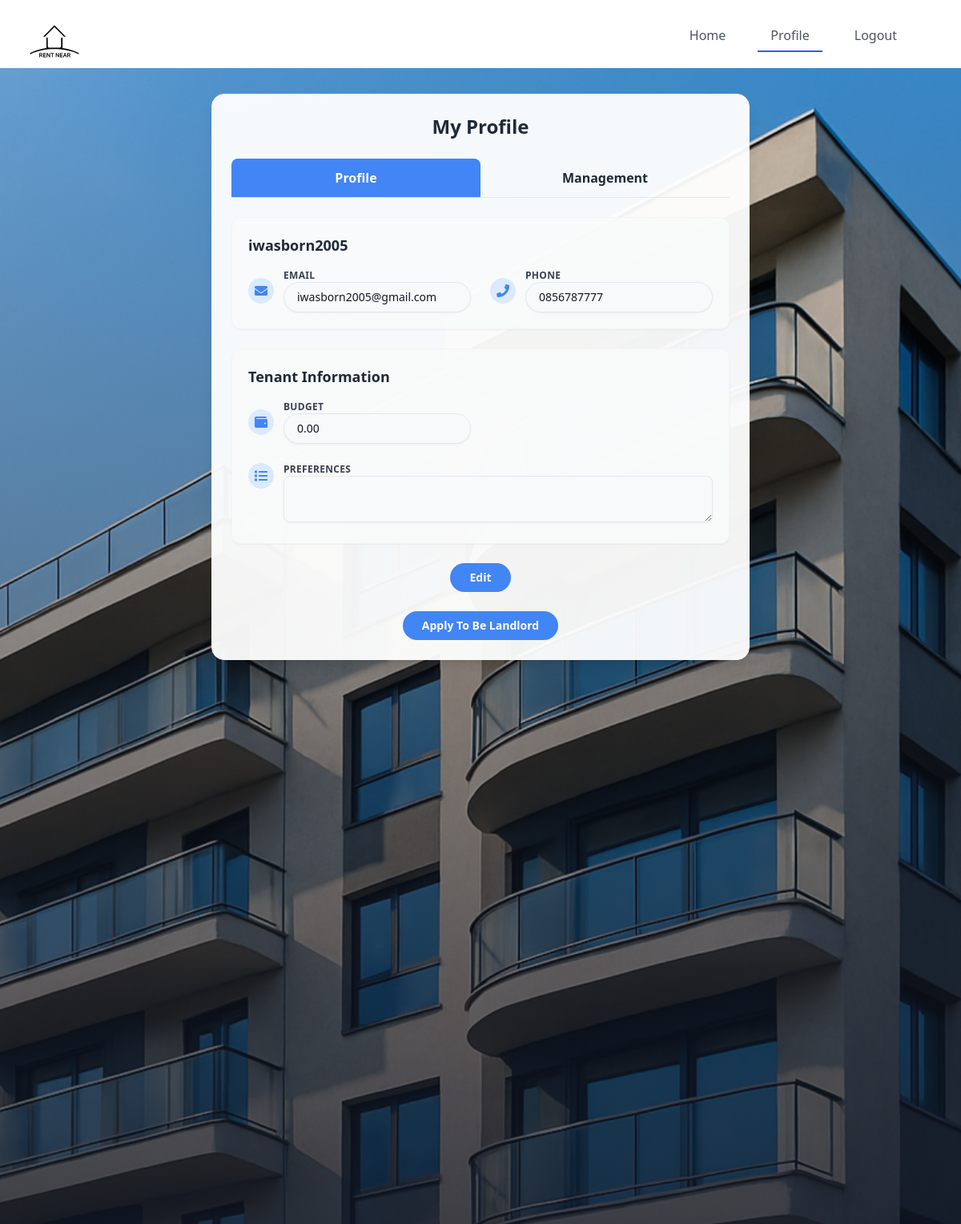
The app's page /profile/ (signed in) with its own data.
### myapp/models.py (models this page shows)
class CustomUser(AbstractUser):
    phone = models.CharField(max_length=15, blank=True, null=True)
    ROLE_CHOICES = (
        ('tenant', 'Tenant'),
        ('landlord', 'Landlord'),
    )
    role = models.CharField(max_length=20, choices=ROLE_CHOICES, default='tenant')
    groups = models.ManyToManyField(
        'auth.Group',
        related_name='customuser_set',
        blank=True
    )
    user_permissions = models.ManyToManyField(
        'auth.Permission',
        related_name='customuser_permissions',
        blank=True
    )

class Tenant(models.Model):
    user = models.OneToOneField(User, on_delete=models.CASCADE)
    budget = models.DecimalField(max_digits=10, decimal_places=2, default=0)
    preferences = models.TextField(blank=True, null=True)

### myapp/views.py (the view)
# urls.py: path('profile/', views.profile_view, name='profile'),
@login_required
def profile_view(request):
    user = request.user
    context = {'user': user, 'bookings': [], 'rooms': []}
    try:
        if user.role == 'tenant':
            tenant, created = Tenant.objects.get_or_create(user=user, defaults={'budget': 0})
            context['bookings'] = Booking.objects.filter(tenant=tenant).select_related('room').prefetch_related('room__landlord')
            context['tenant_form'] = TenantProfileForm(instance=tenant, user=user)
        elif user.role == 'landlord':
            landlord_profile = user.landlord_profile
            context['bookings'] = Booking.objects.filter(room__landlord=landlord_profile).select_related('room').prefetch_related('tenant__user')
            context['rooms'] = Room.objects.filter(landlord=landlord_profile)
    except (Tenant.DoesNotExist, Landlord.DoesNotExist):
        messages.error(request, "Profile not found. Please complete your profile setup.")
    return render(request, 'profile.html', context)

### myapp/forms.py (shortened to what this page needs)
class TenantProfileForm(forms.ModelForm):
    phone = forms.CharField(max_length=15, required=False, label="Phone Number")
    class Meta:
        model = Tenant
        fields = ['budget', 'preferences']
        widgets = {
            'budget': forms.NumberInput(attrs={'class': 'w-full px-4 py-2 border rounded-lg focus:ring-2 focus:ring-indigo-500'}),
            'preferences': forms.Textarea(attrs={'class': 'w-full px-4 py-2 border rounded-lg focus:ring-2 focus:ring-indigo-500', 'rows': 4}),
        }
    def __init__(self, *args, **kwargs):
        self.user = kwargs.pop('user', None)
        super().__init__(*args, **kwargs)
        if self.user:
            self.fields['phone'].initial = self.user.phone

### myapp/templates/profile.html (shortened to what this page needs)
{% extends 'base.html' %}
{% load static %}
{% block content %}
<section class="relative w-full min-h-screen bg-cover bg-center"
    style="background-image: url('{% static 'image/dorm.png' %}');">
    <div class="relative z-10 flex flex-col justify-center items-center px-4 md:px-6 py-8">
        <div class="w-full max-w-2xl bg-white/95 rounded-2xl shadow-lg border border-gray-100 p-5 sm:p-6"
            data-aos="fade-up" data-aos-duration="800">
            <h2 class="text-xl md:text-2xl font-bold text-center text-gray-800 mb-6"
                style="font-family: ui-sans-serif, system-ui, sans-serif, 'Apple Color Emoji', 'Segoe UI Emoji', 'Segoe UI Symbol', 'Noto Color Emoji';">
                My Profile
            </h2>
            <div class="flex border-b border-gray-200 mb-6">
                <div class="flex-1 text-center py-3 font-semibold text-gray-800 cursor-pointer tab active bg-[#4285f4] text-white rounded-t-lg"
                    onclick="showTab('profile')"
                    style="font-family: ui-sans-serif, system-ui, sans-serif, 'Apple Color Emoji', 'Segoe UI Emoji', 'Segoe UI Symbol', 'Noto Color Emoji';">
                    Profile
                </div>
                <div class="flex-1 text-center py-3 font-semibold text-gray-800 cursor-pointer tab hover:bg-gray-100"
                    onclick="showTab('management')"
                    style="font-family: ui-sans-serif, system-ui, sans-serif, 'Apple Color Emoji', 'Segoe UI Emoji', 'Segoe UI Symbol', 'Noto Color Emoji';">
                    Management
                </div>
            </div>
            <div class="section" id="profile">
                <form id="profile-form" method="post"
                    action="{% if user.role == 'tenant' %}{% url 'profile_edit' %}{% else %}{% url 'landlord_profile_edit' %}{% endif %}">
                    <div class="mb-6 bg-gray-50/80 rounded-xl p-5 shadow-sm border border-gray-100" data-aos="fade-up"
                        data-aos-delay="200">
                        <h3 class="text-lg font-semibold text-gray-800 mb-4"
                            style="font-family: ui-sans-serif, system-ui, sans-serif, 'Apple Color Emoji', 'Segoe UI Emoji', 'Segoe UI Symbol', 'Noto Color Emoji';">
                            {{ user.username }}
                        </h3>
                        <div class="grid grid-cols-1 sm:grid-cols-2 gap-x-6 gap-y-6">
                            <div class="flex items-center space-x-3">
                                <div
                                    class="flex-shrink-0 w-8 h-8 flex items-center justify-center bg-blue-100 rounded-full">
                                    <i class="fas fa-envelope text-[#4285f4] text-base" aria-hidden="true"></i>
                                </div>
                                <div class="flex-1">
                                    <p class="text-xs font-semibold text-gray-700 uppercase tracking-wide"
                                        style="font-family: ui-sans-serif, system-ui, sans-serif, 'Apple Color Emoji', 'Segoe UI Emoji', 'Segoe UI Symbol', 'Noto Color Emoji';">
                                        Email
                                    </p>
                                    <input type="email" name="email" value="{{ user.email|default_if_none:'' }}"
                                        readonly
                                        class="w-full px-4 py-2 rounded-full border border-gray-200 bg-[#f8f9fa] text-gray-900 focus:outline-none focus:ring-2 focus:ring-[#4285f4] transition shadow-sm text-sm"
                                        style="font-family: ui-sans-serif, system-ui, sans-serif, 'Apple Color Emoji', 'Segoe UI Emoji', 'Segoe UI Symbol', 'Noto Color Emoji';"
                                        id="email-field">
                                </div>
                            </div>
                            <div class="flex items-center space-x-3">
                                <div
                                    class="flex-shrink-0 w-8 h-8 flex items-center justify-center bg-blue-100 rounded-full">
                                    <i class="fas fa-phone text-[#4285f4] text-base" aria-hidden="true"></i>
                                </div>
                                <div class="flex-1">
                                    <p class="text-xs font-semibold text-gray-700 uppercase tracking-wide"
                                        style="font-family: ui-sans-serif, system-ui, sans-serif, 'Apple Color Emoji', 'Segoe UI Emoji', 'Segoe UI Symbol', 'Noto Color Emoji';">
                                        Phone
                                    </p>
                                    <input type="text" name="phone" value="{{ user.phone|default_if_none:'' }}" readonly
                                        class="w-full px-4 py-2 rounded-full border border-gray-200 bg-[#f8f9fa] text-gray-900 focus:outline-none focus:ring-2 focus:ring-[#4285f4] transition shadow-sm text-sm"
                                        style="font-family: ui-sans-serif, system-ui, sans-serif, 'Apple Color Emoji', 'Segoe UI Emoji', 'Segoe UI Symbol', 'Noto Color Emoji';"
                                        id="phone-field">
                                </div>
                            </div>
                        </div>
                    </div>
                    {% if user.role == 'tenant' and user.tenant %}
                    <div class="mb-6 bg-gray-50/80 rounded-xl p-5 shadow-sm border border-gray-100" data-aos="fade-up"
                        data-aos-delay="300">
                        <h3 class="text-lg font-semibold text-gray-800 mb-4"
                            style="font-family: ui-sans-serif, system-ui, sans-serif, 'Apple Color Emoji', 'Segoe UI Emoji', 'Segoe UI Symbol', 'Noto Color Emoji';">
                            Tenant Information
                        </h3>
                        <div class="grid grid-cols-1 sm:grid-cols-2 gap-x-6 gap-y-6">
                            <div class="flex items-center space-x-3">
                                <div
                                    class="flex-shrink-0 w-8 h-8 flex items-center justify-center bg-blue-100 rounded-full">
                                    <i class="fas fa-wallet text-[#4285f4] text-base" aria-hidden="true"></i>
                                </div>
                                <div class="flex-1">
                                    <p class="text-xs font-semibold text-gray-700 uppercase tracking-wide"
                                        style="font-family: ui-sans-serif, system-ui, sans-serif, 'Apple Color Emoji', 'Segoe UI Emoji', 'Segoe UI Symbol', 'Noto Color Emoji';">
                                        Budget
                                    </p>
                                    <input type="number" name="budget"
                                        value="{{ user.tenant.budget|default_if_none:'' }}" readonly
                                        class="w-full px-4 py-2 rounded-full border border-gray-200 bg-[#f8f9fa] text-gray-900 focus:outline-none focus:ring-2 focus:ring-[#4285f4] transition shadow-sm text-sm"
                                        style="font-family: ui-sans-serif, system-ui, sans-serif, 'Apple Color Emoji', 'Segoe UI Emoji', 'Segoe UI Symbol', 'Noto Color Emoji';"
                                        id="budget-field">
                                </div>
                            </div>
                            <div class="flex items-start space-x-3 sm:col-span-2">
                                <div
                                    class="flex-shrink-0 w-8 h-8 flex items-center justify-center bg-blue-100 rounded-full">
                                    <i class="fas fa-list text-[#4285f4] text-base" aria-hidden="true"></i>
                                </div>
                                <div class="flex-1">
                                    <p class="text-xs font-semibold text-gray-700 uppercase tracking-wide"
                                        style="font-family: ui-sans-serif, system-ui, sans-serif, 'Apple Color Emoji', 'Segoe UI Emoji', 'Segoe UI Symbol', 'Noto Color Emoji';">
                                        Preferences
                                    </p>
                                    <textarea name="preferences" readonly
                                        class="w-full px-4 py-2 rounded-lg border border-gray-200 bg-[#f8f9fa] text-gray-900 focus:outline-none focus:ring-2 focus:ring-[#4285f4] transition shadow-sm text-sm"
                                        style="font-family: ui-sans-serif, system-ui, sans-serif, 'Apple Color Emoji', 'Segoe UI Emoji', 'Segoe UI Symbol', 'Noto Color Emoji';"
                                        id="preferences-field">{{ user.tenant.preferences|default_if_none:'' }}</textarea>
                                </div>
                            </div>
                        </div>
                    </div>
                    {% endif %}
                    <div class="text-center mt-6 flex flex-col sm:flex-row justify-center gap-4">
                        <button type="button" id="edit-button"
                            class="inline-block px-6 py-2 bg-[#4285f4] hover:bg-blue-600 text-white rounded-3xl font-semibold text-sm transition duration-300"
                            style="font-family: ui-sans-serif, system-ui, sans-serif, 'Apple Color Emoji', 'Segoe UI Emoji', 'Segoe UI Symbol', 'Noto Color Emoji';"
                            onclick="toggleEditMode(true)">
                            Edit
                        </button>
                    </div>
                </form>
                {% if user.role == 'tenant' %}
                <div class="text-center mt-6">
                    <a href="{% url 'apply_landlord' %}"
                        class="inline-block px-6 py-2 bg-[#4285f4] hover:bg-blue-600 text-white rounded-3xl font-semibold text-sm transition duration-300"
                        style="font-family: ui-sans-serif, system-ui, sans-serif, 'Apple Color Emoji', 'Segoe UI Emoji', 'Segoe UI Symbol', 'Noto Color Emoji';">
                        Apply To Be Landlord
                    </a>
                </div>
                {% endif %}
            </div>
        </div>
    </div>
</section>
{% endblock %}

### myapp/templates/base.html (style rules this page uses)
html { scroll-behavior: smooth; }

### records on screen
CustomUser: username "iwasborn2005", email "iwasborn2005@gmail.com", phone "0856787777", budget "0.00"
